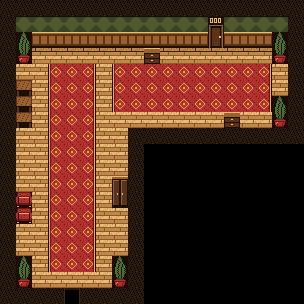

The image is a tile-based game level rendered from a .tmx file. Its description and complete source (layers, tilesets, objects, tile grids) follow:
An orthogonal 19x19 tile map with 16x16 px tiles, 1 tile layer (tiles) and 6 objects (2x drawer, keyspot, closet, exit, entry).

<map version="1.10" tiledversion="1.12.2" orientation="orthogonal" renderorder="right-down" width="19" height="19" tilewidth="16" tileheight="16" infinite="0" nextlayerid="3" nextobjectid="41">
 <properties>
  <property name="allow_lock" type="bool" value="true" />
  <property name="kind" value="normal" />
 </properties>
 <tileset firstgid="1" source="../tilesets/hotel.tsx" />
 <layer id="1" name="tiles" width="19" height="19">
  <data encoding="csv">
7,7,7,7,7,7,7,7,7,7,7,7,7,7,7,7,7,7,7,
7,8,8,8,8,8,8,8,8,8,8,8,8,10,8,8,8,8,7,
7,43,9,9,9,9,9,9,9,9,9,9,9,11,9,9,9,43,7,
7,44,3,3,3,3,3,3,3,14,3,3,3,3,3,3,3,44,7,
7,2,2,4,5,6,2,4,5,5,5,5,5,5,5,5,6,2,7,
7,15,2,4,5,6,2,4,5,5,5,5,5,5,5,5,6,2,7,
7,15,2,4,5,6,2,4,5,5,5,5,5,5,5,5,6,43,7,
7,15,2,4,5,6,2,2,2,2,2,2,2,2,14,2,2,44,7,
7,2,2,4,5,6,2,2,7,7,7,7,7,7,7,7,7,7,7,
7,2,2,4,5,6,2,2,7,0,0,0,0,0,0,0,0,0,0,
7,2,2,4,5,6,2,2,7,0,0,0,0,0,0,0,0,0,0,
7,2,2,4,5,6,2,12,7,0,0,0,0,0,0,0,0,0,0,
7,42,2,4,5,6,2,13,7,0,0,0,0,0,0,0,0,0,0,
7,42,2,4,5,6,2,2,7,0,0,0,0,0,0,0,0,0,0,
7,2,2,4,5,6,2,2,7,0,0,0,0,0,0,0,0,0,0,
7,2,2,4,5,6,2,2,7,0,0,0,0,0,0,0,0,0,0,
7,43,2,4,5,6,2,43,7,0,0,0,0,0,0,0,0,0,0,
7,44,2,2,2,2,2,44,7,0,0,0,0,0,0,0,0,0,0,
7,7,7,7,25,7,7,7,7,0,0,0,0,0,0,0,0,0,0
</data>
 </layer>
 <objectgroup id="2" name="objects">
  <object id="35" name="keyspot" x="16" y="96">
   <point />
  </object>
  <object id="36" name="closet" x="112" y="176" width="16" height="32" />
  <object id="37" name="drawer" x="144" y="48" width="16" height="16" />
  <object id="38" name="drawer" x="224" y="112" width="16" height="16" />
  <object id="39" name="exit" x="208" y="16" width="16" height="32">
   <properties>
    <property name="wall" value="top" />
   </properties>
  </object>
  <object id="40" name="entry" x="64" y="288" width="16" height="16">
   <properties>
    <property name="wall" value="bottom" />
   </properties>
  </object>
 </objectgroup>
</map>
